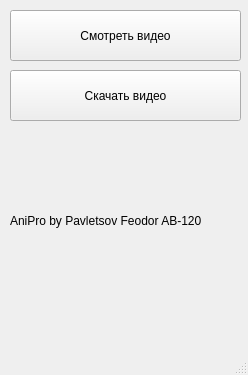
<?xml version="1.0" encoding="UTF-8"?>
<ui version="4.0">
 <class>MainWindow</class>
 <widget class="QMainWindow" name="MainWindow">
  <property name="geometry">
   <rect>
    <x>0</x>
    <y>0</y>
    <width>248</width>
    <height>375</height>
   </rect>
  </property>
  <property name="windowTitle">
   <string>MainWindow</string>
  </property>
  <widget class="QWidget" name="centralwidget">
   <widget class="QPushButton" name="pushButtonMedia">
    <property name="geometry">
     <rect>
      <x>10</x>
      <y>10</y>
      <width>231</width>
      <height>51</height>
     </rect>
    </property>
    <property name="minimumSize">
     <size>
      <width>231</width>
      <height>51</height>
     </size>
    </property>
    <property name="text">
     <string>Смотреть видео</string>
    </property>
   </widget>
   <widget class="QPushButton" name="pushButtonTcpClient">
    <property name="geometry">
     <rect>
      <x>10</x>
      <y>70</y>
      <width>231</width>
      <height>51</height>
     </rect>
    </property>
    <property name="minimumSize">
     <size>
      <width>231</width>
      <height>51</height>
     </size>
    </property>
    <property name="text">
     <string>Скачать видео</string>
    </property>
   </widget>
   <widget class="QLabel" name="label">
    <property name="geometry">
     <rect>
      <x>10</x>
      <y>130</y>
      <width>231</width>
      <height>181</height>
     </rect>
    </property>
    <property name="minimumSize">
     <size>
      <width>231</width>
      <height>181</height>
     </size>
    </property>
    <property name="text">
     <string>AniPro by Pavletsov Feodor AB-120</string>
    </property>
   </widget>
  </widget>
  <widget class="QMenuBar" name="menubar">
   <property name="geometry">
    <rect>
     <x>0</x>
     <y>0</y>
     <width>248</width>
     <height>26</height>
    </rect>
   </property>
  </widget>
  <widget class="QStatusBar" name="statusbar"/>
 </widget>
 <resources/>
 <connections/>
</ui>
